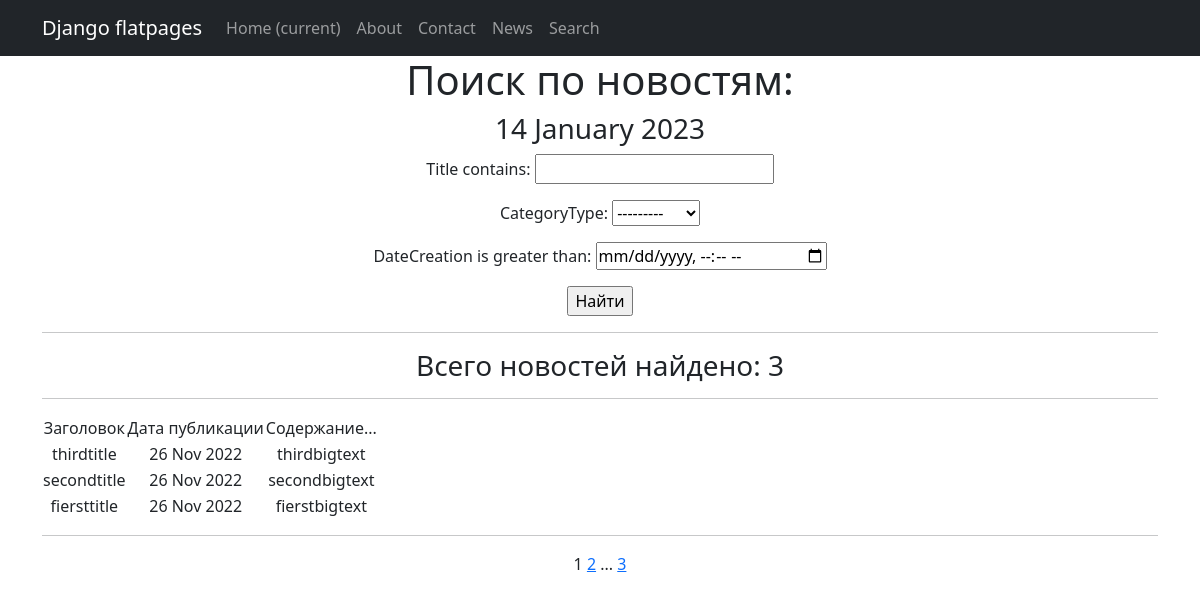
The app's page /news/search/ with its own data.
### newsportal/models.py (models this page shows, shortened)
class Post(models.Model):
    author = models.ForeignKey(Author, on_delete=models.CASCADE)
    NEWS = 'NW'
    ARTICLE = 'AR'
    CATEGORY_CHOICES = (
        (NEWS, 'Новость'),
        (ARTICLE, 'Статья'),
    )
    categoryType = models.CharField(max_length=2, choices=CATEGORY_CHOICES, default=ARTICLE)
    dateCreation = models.DateTimeField(auto_now_add=True)
    postCategory = models.ManyToManyField(Category, through='postCategory')
    title = models.CharField(max_length=128)
    text = models.TextField()
    rating = models.SmallIntegerField(default=0)

### newsportal/views.py (the view)
# urls.py: path('search/', NewsSearch.as_view()),
class NewsSearch(ListView):
    model = Post
    ordering = 'dateCreation'
    template_name = 'search.html'
    context_object_name = 'search'
    paginate_by = 3  # вот так мы можем указать количество записей на странице
    def get_queryset(self):
        queryset = super().get_queryset()
        self.filterset = PostFilter(self.request.GET, queryset)
        return self.filterset.qs
    def get_context_data(self, **kwargs):
        context = super().get_context_data(**kwargs)
        context['filterset'] = self.filterset
        return context

### newsportal/templatetags/custom_filters.py (called while the page is built)
@register.filter()
def censor(value):
    bad_words = ('бяка', 'бяки', 'бука', 'буки', 'буки!', 'буками')
    if not isinstance(value, str):
        raise TypeError(f"unresolved type '{type(value)}' expected  type 'str'")
    specialsimbols=('!', ',', '.', ':', ';')
    for word in value.split():
        if word[len(word)-1] in specialsimbols:
            word = word[:len(word)-1]
        if word.lower() in bad_words:
            value = value.replace(word, f"{word[0]}{'*' * (len(word) - 1)}")
    return value

### newsportal/templatetags/custom_tags.py (called while the page is built)
@register.simple_tag()
def current_time(format_string='%b %d %Y'):
   return datetime.utcnow().strftime(format_string)

@register.simple_tag(takes_context=True)
def url_replace(context, **kwargs):
   d = context['request'].GET.copy() #нам позволяет скопировать все параметры текущего запроса.
   for k, v in kwargs.items():
       d[k] = v
   return d.urlencode()

### templates/flatpages/search.html (shortened to what this page needs)
{% extends 'flatpages/default.html' %}
{% load custom_filters %}
{% load custom_tags %} # в этих тегах тот тег, который позволяет не "слетать" фильтрации при пагинации
{% block content %}
<h1>Поиск по новостям: </h1>
<h3>{% current_time '%d %B %Y' %}</h3>
<form action="" method="get">
    {{ filterset.form.as_p }}
    <input type="submit" value="Найти" />
</form>
<hr>
    {% if search %}
    <h3> Всего новостей найдено: {{ search|length }}</h3>
        <hr>
        <table>
            <tr>
                <td> Заголовок </td>
                <td> Дата публикации </td>
                <td> Содержание... </td>
            </tr>
            {% for new in search reversed %}
            <tr>
                <td>{{ new.title|censor }}</td>
                <td>{{ new.dateCreation|date:'d M Y' }}</td>
                <td>{{ new.text|censor|truncatechars:50 }}</td>
            </tr>
            {% endfor %}
        </table>
    {% else %}
        <h2>Таких новостей нет.</h2>
    {% endif %}
    <hr>
    {{ page_obj.number }}
{% endblock content %}

### records on screen
Post: title|censor "thirdtitle", dateCreation "26 Nov 2022", text|censor "thirdbigtext"
Post: title|censor "secondtitle", dateCreation "26 Nov 2022", text|censor "secondbigtext"
Post: title|censor "fiersttitle", dateCreation "26 Nov 2022", text|censor "fierstbigtext"

### other values on screen
{{ search|length }} "3"
{{ page_obj.number }} "1"
